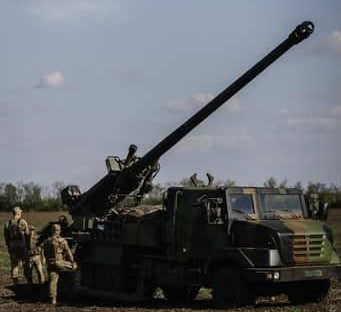
#> input picture brightness_hist_linearization/image.jpg, 341 x 312 px
$ jupyter execute LR7_18variant.ipynb
#> lines starting #> are read from the running program, lines starting #| are printed output that depends on the picture
Розробити програмний скрипт з функціоналом:
- самостійно обрати файл цифрового зображення;
- побудувати гістограму яскравості усього зображення;
- побудувати гістограми яскравостей для сегменту – об’єктів ідентифікації
- здійснити кольорову корекцію усього зображення з використанням метода лінеаризації гістограми яскравості;
- здійснити кольорову корекцію сегменту зображення з використанням метода лінеарізації гістограми яскравості.

### Import libraries

[cell 1]
import numpy as np
import cv2
from matplotlib import pyplot as plt

[cell 2]
def plot_hist(img):
    hist,bins = np.histogram(img.flatten(),256,[0,256])
    cdf = hist.cumsum()
    cdf_normalized = cdf * float(hist.max()) / cdf.max()
    plt.plot(cdf_normalized, color = 'b')
    plt.hist(img.flatten(),256,[0,256], color = 'r')
    plt.xlim([0,256])
    plt.legend(('cdf','histogram'), loc = 'upper left')
    plt.show()

[cell 3]
img = cv2.imread('image.jpg')
#> img is the input picture: shape (312, 341, 3); mean B, G, R 109.3, 103.4, 100.5
img = cv2.resize(img, (500, 500))
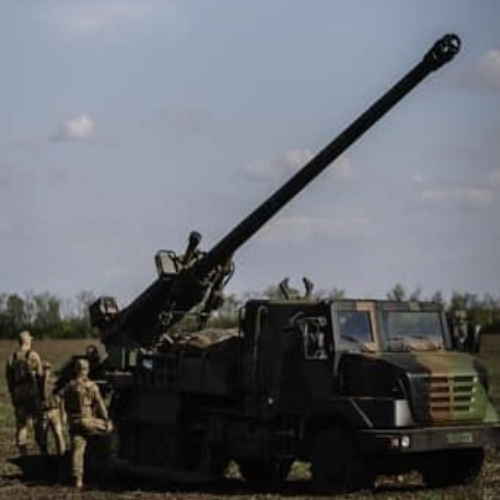
#> img: shape (500, 500, 3); mean B, G, R 109.2, 103.3, 100.4
plt.imshow(img)

[cell 4]
plot_hist(img)
#> in plot_hist, `hist,bins = np.histogram(img.flatten(),256,[0,256])`: hist = 256 values, max 16131 at index 150, min 0 at index 200, mean 2929.7; bins = 257 values from 0 to 256
#> in plot_hist, `cdf = hist.cumsum()`: cdf = 256 values from 509 to 750000
#> in plot_hist, `cdf_normalized = cdf * float(hist.max()) / cdf.max()`: cdf_normalized = 256 values from 10.95 to 16131
#> in plot_hist, `plt.show()`:
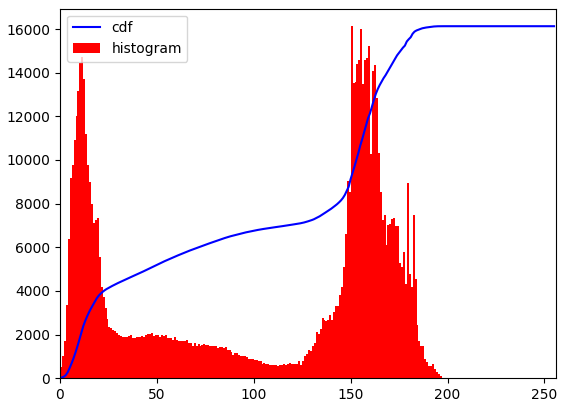
#> figure drawn by matplotlib, 1 panel; tallest bar 16131 high, from x = 150 to 151; curve peaks at x = 219, y = 16131

### Segment correction

[cell 5]
segment = img[300:500, 200:500]
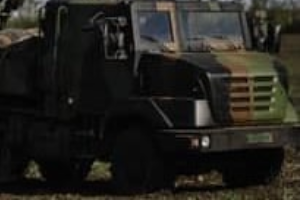
#> segment: shape (200, 300, 3); mean B, G, R 29.4, 34.3, 35.9

[cell 6]
plt.imshow(segment)

[cell 7]
plot_hist(segment)
#> in plot_hist (call 2), `hist,bins = np.histogram(img.flatten(),256,[0,256])`: hist = 256 values, max 8218 at index 11, min 0 at index 190, mean 703.1
#> in plot_hist (call 2), `cdf = hist.cumsum()`: cdf = 256 values from 295 to 180000
#> in plot_hist (call 2), `cdf_normalized = cdf * float(hist.max()) / cdf.max()`: cdf_normalized = 256 values from 13.47 to 8218
#> in plot_hist (call 2), `plt.show()`:
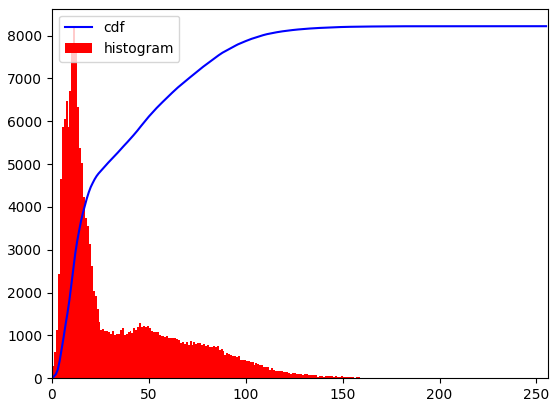
#> figure drawn by matplotlib, 1 panel; tallest bar 8218 high, from x = 11 to 12; curve peaks at x = 219, y = 8218

[cell 8]
# Function for linear correction
def get_linearized_img(img):
    hist,bins = np.histogram(img.flatten(),256,[0,256])
#> bins = 257 values from 0 to 256
    cdf = hist.cumsum()
#> cdf = 256 values from 295 to 180000
    cdf_m = np.ma.masked_equal(cdf,0)
    cdf_m = (cdf_m - cdf_m.min())*255/(cdf_m.max()-cdf_m.min())
    cdf = np.ma.filled(cdf_m,0).astype('uint8')
#> cdf = 256 values from 0 to 255

    return cdf[img]
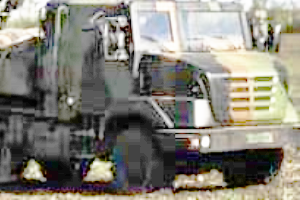
#> returned value: shape (200, 300, 3); mean of channels 0, 1, 2 122, 131.6, 134.5; drawn as B, G, R

[cell 9]
segment2 = get_linearized_img(segment)

[cell 10]
new_image = img.copy()

[cell 11]
new_image[300:500, 200:500] = segment2
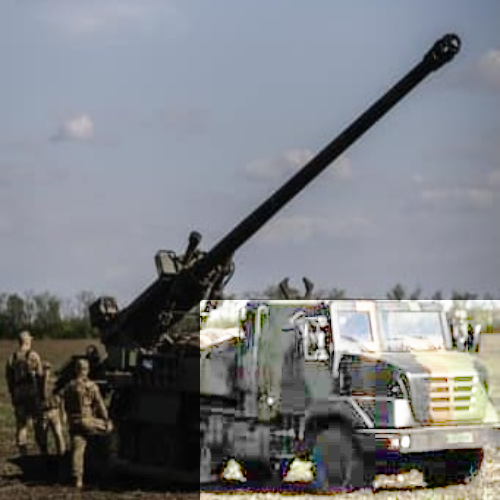
#> new_image: shape (500, 500, 3); mean B, G, R 131.4, 126.7, 124.1

[cell 12]
plt.imshow(new_image)

[cell 13]
plot_hist(segment2)
#> in plot_hist (call 3), `hist,bins = np.histogram(img.flatten(),256,[0,256])`: hist = 256 values, max 8218 at index 79, min 0 at index 1, mean 703.1
#> in plot_hist (call 3), `cdf = hist.cumsum()`: cdf = 256 values from 915 to 180000
#> in plot_hist (call 3), `cdf_normalized = cdf * float(hist.max()) / cdf.max()`: cdf_normalized = 256 values from 41.77 to 8218
#> in plot_hist (call 3), `plt.show()`:
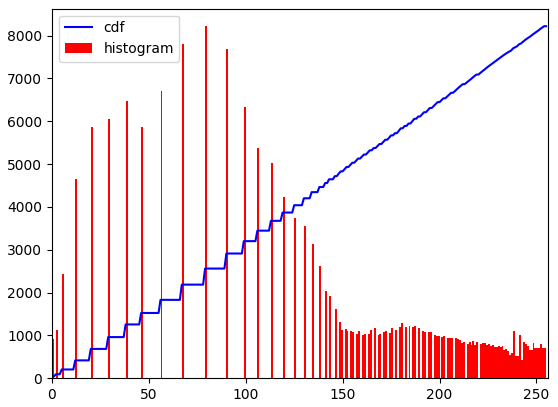
#> figure drawn by matplotlib, 1 panel; tallest bar 8218 high, from x = 79 to 80; curve peaks at x = 255, y = 8218

### Whole image corection

[cell 14]
img2 = get_linearized_img(img)
#> in get_linearized_img (call 2), `hist,bins = np.histogram(img.flatten(),256,[0,256])`: hist = 256 values, max 16131 at index 150, min 0 at index 200, mean 2929.7
#> in get_linearized_img (call 2), `cdf = hist.cumsum()`: cdf = 256 values from 509 to 750000
#> in get_linearized_img (call 2), `cdf = np.ma.filled(cdf_m,0).astype('uint8')`: cdf = 256 values from 0 to 255
#> in get_linearized_img (call 2), `return cdf[img]`:
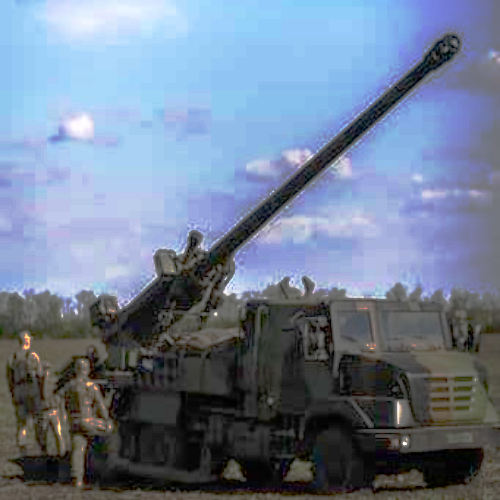
#> returned value: shape (500, 500, 3); mean of channels 0, 1, 2 147.6, 125.9, 111.4; drawn as B, G, R

[cell 15]
plt.imshow(img2)

[cell 16]
plot_hist(img2)
#> in plot_hist (call 4), `hist,bins = np.histogram(img.flatten(),256,[0,256])`: hist = 256 values, max 16131 at index 144, min 0 at index 1, mean 2929.7
#> in plot_hist (call 4), `cdf = hist.cumsum()`: cdf = 256 values from 3220 to 750000
#> in plot_hist (call 4), `cdf_normalized = cdf * float(hist.max()) / cdf.max()`: cdf_normalized = 256 values from 69.26 to 16131
#> in plot_hist (call 4), `plt.show()`:
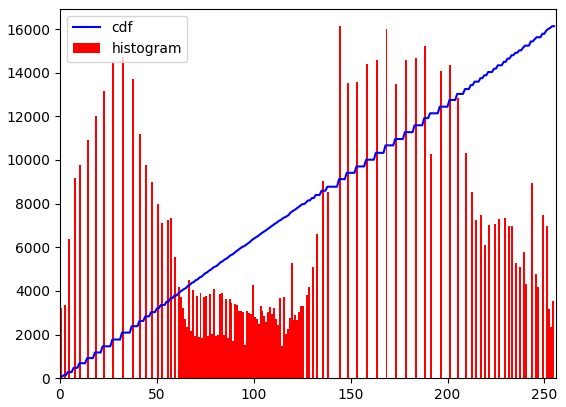
#> figure drawn by matplotlib, 1 panel; tallest bar 16131 high, from x = 144 to 145; curve peaks at x = 255, y = 16131
